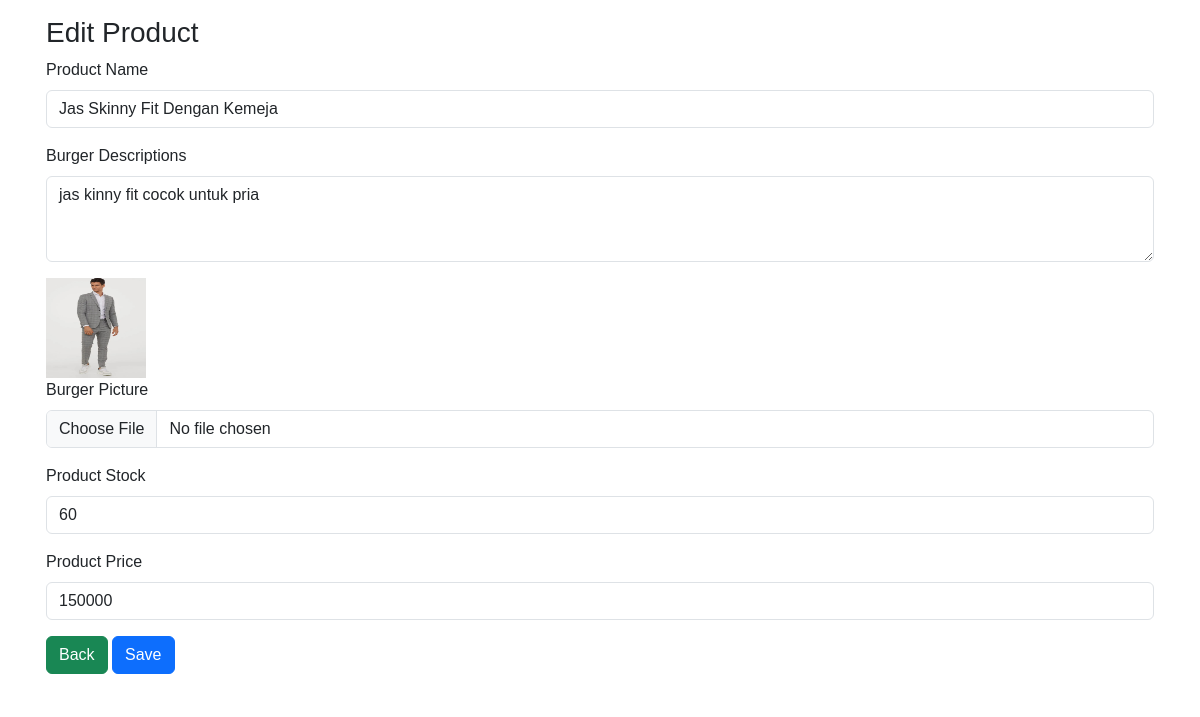
The app's page /AdminSide/editProduct?product_id=2 with its own data.
### tables this page shows
CREATE TABLE `tb_product` (
  `product_id` int(11) NOT NULL,
  `product_name` varchar(255) DEFAULT NULL,
  `product_desc` varchar(255) DEFAULT NULL,
  `product_thumb` varchar(255) DEFAULT NULL,
  `product_stok` int(100) DEFAULT NULL,
  `product_price` int(100) DEFAULT NULL
);

### AdminSide/Product.php (called while the page is built, shortened)
<?php
class Product extends Connect{
    public function viewEachProduct($product_id){
        $conn = $this->getConnection();
        $query = "SELECT * FROM tb_product WHERE product_id= $product_id";
        $result = $conn->query($query);
        $product = $result->fetch();
        return $product;
    }
}
?>

### AdminSide/editProduct.php (the view, shortened to what this page needs)
<?php
    require_once 'Product.php';
    require_once 'header.php';
?>
<?php
$product_id = $_GET['product_id'];
$data = new Product;
$data = $data->viewEachProduct($product_id);
?>
<div class="container">
  <div class="row">
    <div class="col-12 p-3 bg-white">
        <h3>Edit Product</h3>
        <form method="post" enctype="multipart/form-data">
            <div class="mb-3">
                <label class="form-label"> Product Name</label>
                <input type="text" name="product_name" class="form-control" value="<?= $data['product_name']?>">
            </div>
            <div class="mb-3">
                <label class="form-label"> Burger Descriptions</label>
            <textarea class="form-control" name="product_desc" rows="3" placeholder="Keterangan Binatang"  required><?= $data['product_desc']?></textarea>
            </div>
            <img src="../assets/img/<?= $data['product_thumb'] ?>" width="100px" height="100px">
            <div class="mb-3">
                <label for="gambar" class="form-label"> Burger Picture</label>
                <input type="file" name="product_thumb" class="form-control">
            </div>
            <div class="mb-3">
                <label class="form-label"> Product Stock</label>
                <input type="text" name="product_stok" class="form-control" value="<?= $data['product_stok'] ?>">
            </div>
            <div class="mb-3">
                <label class="form-label"> Product Price</label>
                <input type="text" name="product_price" class="form-control" value="<?= $data['product_price']?>">
            </div>
            <a href="home.php" class="btn btn-success" >Back</a>
            <button type="submit" class="btn btn-primary" name="submit" >Save</button>
        </form>
    </div>
  </div>
</div>

### assets/css/style.css (style rules this page uses)
* { margin: 0; padding: 0; font-family: sans-serif; box-sizing: border-box; }
html { scroll-behavior: smooth; }

### records on screen
tb_product: product_name "Jas Skinny Fit Dengan Kemeja", product_desc "jas kinny fit cocok untuk pria", product_thumb (picture), product_stok "60", product_price "150000"
